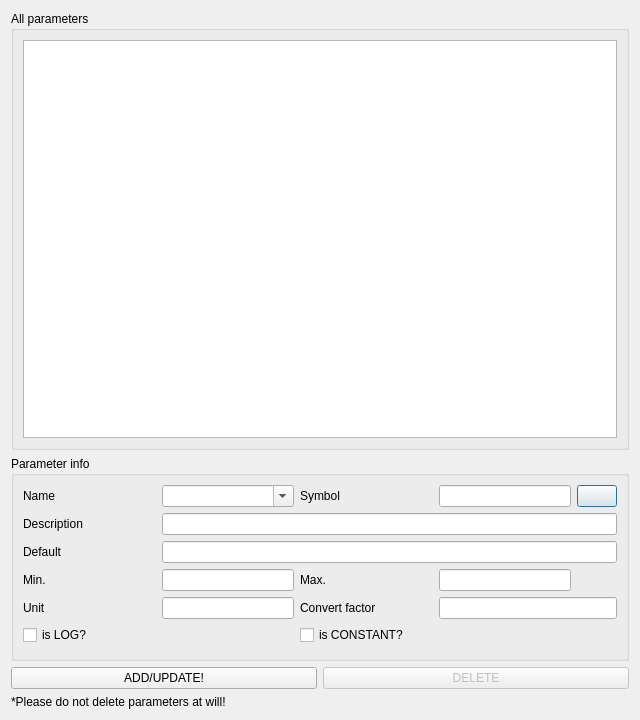
<?xml version="1.0" encoding="UTF-8"?>
<ui version="4.0">
 <class>ParameterSettingDialog</class>
 <widget class="QDialog" name="ParameterSettingDialog">
  <property name="geometry">
   <rect>
    <x>0</x>
    <y>0</y>
    <width>640</width>
    <height>720</height>
   </rect>
  </property>
  <property name="windowTitle">
   <string>Parameter Setting</string>
  </property>
  <layout class="QVBoxLayout" name="verticalLayout" stretch="1,0,0">
   <item>
    <widget class="QGroupBox" name="groupBox_psd_all">
     <property name="title">
      <string>All parameters</string>
     </property>
     <layout class="QVBoxLayout" name="verticalLayout_2">
      <item>
       <widget class="QListView" name="listView_psd_all">
        <property name="editTriggers">
         <set>QAbstractItemView::NoEditTriggers</set>
        </property>
       </widget>
      </item>
     </layout>
    </widget>
   </item>
   <item>
    <widget class="QGroupBox" name="groupBox_psd_info">
     <property name="minimumSize">
      <size>
       <width>618</width>
       <height>205</height>
      </size>
     </property>
     <property name="maximumSize">
      <size>
       <width>618</width>
       <height>205</height>
      </size>
     </property>
     <property name="title">
      <string>Parameter info</string>
     </property>
     <layout class="QGridLayout" name="gridLayout" columnstretch="1,1,1,1,0">
      <item row="0" column="2">
       <widget class="QLabel" name="label_psd_info_symbol">
        <property name="text">
         <string>Symbol</string>
        </property>
       </widget>
      </item>
      <item row="2" column="0">
       <widget class="QLabel" name="label_psd_info_value">
        <property name="text">
         <string>Default</string>
        </property>
       </widget>
      </item>
      <item row="3" column="0">
       <widget class="QLabel" name="label_psd_info_min">
        <property name="text">
         <string>Min.</string>
        </property>
       </widget>
      </item>
      <item row="3" column="2">
       <widget class="QLabel" name="label_psd_info_max">
        <property name="text">
         <string>Max.</string>
        </property>
       </widget>
      </item>
      <item row="4" column="0">
       <widget class="QLabel" name="label_psd_info_unit">
        <property name="text">
         <string>Unit</string>
        </property>
       </widget>
      </item>
      <item row="4" column="2">
       <widget class="QLabel" name="label_psd_info_convert_factor">
        <property name="text">
         <string>Convert factor</string>
        </property>
       </widget>
      </item>
      <item row="4" column="1">
       <widget class="QLineEdit" name="lineEdit_psd_info_unit"/>
      </item>
      <item row="3" column="1">
       <widget class="QLineEdit" name="lineEdit_psd_info_min"/>
      </item>
      <item row="0" column="1">
       <widget class="QComboBox" name="comboBox_psd_info_name">
        <property name="editable">
         <bool>true</bool>
        </property>
       </widget>
      </item>
      <item row="0" column="3">
       <widget class="QLineEdit" name="lineEdit_psd_info_symbol">
        <property name="enabled">
         <bool>true</bool>
        </property>
        <property name="readOnly">
         <bool>true</bool>
        </property>
        <property name="clearButtonEnabled">
         <bool>false</bool>
        </property>
       </widget>
      </item>
      <item row="1" column="0">
       <widget class="QLabel" name="label_psd_info_description">
        <property name="text">
         <string>Description</string>
        </property>
       </widget>
      </item>
      <item row="5" column="0" colspan="2">
       <widget class="QCheckBox" name="checkBox_psd_info_log">
        <property name="text">
         <string>is LOG?</string>
        </property>
       </widget>
      </item>
      <item row="5" column="2" colspan="2">
       <widget class="QCheckBox" name="checkBox_psd_info_fix">
        <property name="text">
         <string>is CONSTANT?</string>
        </property>
       </widget>
      </item>
      <item row="0" column="0">
       <widget class="QLabel" name="label_psd_info_name">
        <property name="text">
         <string>Name</string>
        </property>
       </widget>
      </item>
      <item row="1" column="1" colspan="4">
       <widget class="QLineEdit" name="lineEdit_psd_info_description">
        <property name="readOnly">
         <bool>false</bool>
        </property>
       </widget>
      </item>
      <item row="2" column="1" colspan="4">
       <widget class="QLineEdit" name="lineEdit_psd_info_value"/>
      </item>
      <item row="4" column="3" colspan="2">
       <widget class="QLineEdit" name="lineEdit_psd_info_convert_factor"/>
      </item>
      <item row="3" column="3">
       <widget class="QLineEdit" name="lineEdit_psd_info_max">
        <property name="sizePolicy">
         <sizepolicy hsizetype="Expanding" vsizetype="Fixed">
          <horstretch>0</horstretch>
          <verstretch>0</verstretch>
         </sizepolicy>
        </property>
       </widget>
      </item>
      <item row="0" column="4">
       <widget class="QPushButton" name="pushButton_psd_info_greek">
        <property name="sizePolicy">
         <sizepolicy hsizetype="Minimum" vsizetype="Minimum">
          <horstretch>0</horstretch>
          <verstretch>0</verstretch>
         </sizepolicy>
        </property>
        <property name="text">
         <string/>
        </property>
        <property name="icon">
         <iconset resource="parameter_setting_dialog.qrc">
          <normaloff>:/icons/img/alpha.ico</normaloff>:/icons/img/alpha.ico</iconset>
        </property>
       </widget>
      </item>
     </layout>
    </widget>
   </item>
   <item>
    <layout class="QGridLayout" name="gridLayout_psd_buttons">
     <item row="0" column="1">
      <widget class="QPushButton" name="pushButton_psd_del">
       <property name="enabled">
        <bool>false</bool>
       </property>
       <property name="text">
        <string>DELETE</string>
       </property>
      </widget>
     </item>
     <item row="0" column="0">
      <widget class="QPushButton" name="pushButton_psd_add">
       <property name="text">
        <string>ADD/UPDATE!</string>
       </property>
      </widget>
     </item>
     <item row="1" column="0" colspan="2">
      <widget class="QLabel" name="label_psd_note">
       <property name="text">
        <string>*Please do not delete parameters at will!</string>
       </property>
      </widget>
     </item>
    </layout>
   </item>
  </layout>
 </widget>
 <resources>
  <include location="parameter_setting_dialog.qrc"/>
 </resources>
 <connections/>
</ui>
